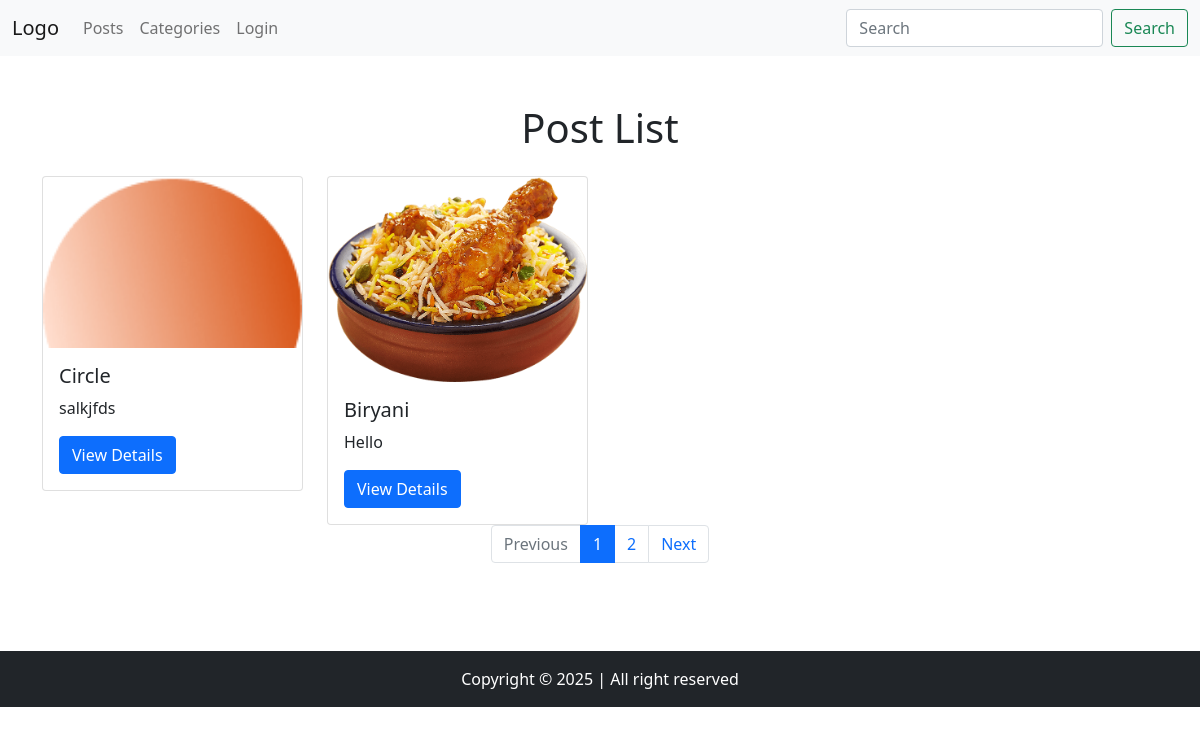
The page / on the database its author committed.
### app/models.py (models this page shows)
class PostModel(models.Model):
    title = models.CharField(max_length=50)
    description = models.TextField()
    image = models.ImageField(null=True, upload_to="posts/")
    category = models.ForeignKey(CategoryModel, on_delete=models.CASCADE, null=True)
    viewer = models.IntegerField(default=0)
    created_at = models.DateTimeField(auto_now_add=True)
    updated_at = models.DateTimeField(auto_now=True)

### app/views.py (the view)
# urls.py: path("", views.index),
def index(request):
    search = request.GET.get("search")
    posts = PostModel.objects.all()
    if search:
        posts = posts.filter(
            Q(title__icontains=search)
            | Q(description__icontains=search)
            | Q(category__name__icontains=search)
        )
    paginator = Paginator(posts, 2)
    page_number = request.GET.get("page")
    page_obj = paginator.get_page(page_number)
    context = {"posts": page_obj}
    return render(request, "index.html", context)

### templates/index.html (shortened to what this page needs)
{% extends 'components/base.html' %}
{% block body %}
<h1 class="text-center">Post List</h1>
<div class="row">
    {% for post in posts %}
    <div class="col-12 col-md-6 col-lg-4 col-xl-3 mt-3">
        <div class="card">
            <img src="{{ post.image.url }}" class="card-img-top" alt="{{ post.title }}">
            <div class="card-body">
                <h5 class="card-title">{{ post.title }}</h5>
                <p class="card-text">{{ post.description }}</p>
                <a href="/post/detail/{{ post.id }}/" class="btn btn-primary">View Details</a>
            </div>
        </div>
    </div>
    {% endfor %}
</div>
{% if posts.has_other_pages %}
<div style="display: flex; justify-content: center;">
    <nav aria-label="Topics pagination" class="mb-4">
        <ul class="pagination">
            {% if posts.has_previous %}
            <li class="page-item">
                <a class="page-link" href="?page={{ posts.previous_page_number }}">Previous</a>
            </li>
            {% else %}
            <li class="page-item disabled">
                <span class="page-link">Previous</span>
            </li>
            {% endif %}
            {% for page_num in posts.paginator.page_range %} {% if posts.number == page_num %}
            <li class="page-item active">
                <span class="page-link">
                    {{ page_num }}
                </span>
            </li>
            {% else %}
            <li class="page-item">
                <a class="page-link" href="?page={{ page_num }}">{{ page_num }}</a>
            </li>
            {% endif %}
            {% endfor %}
            {% if posts.has_next %}
            <li class="page-item">
                <a class="page-link" href="?page={{ posts.next_page_number }}">Next</a>
            </li>
            {% else %}
            <li class="page-item disabled">
                <span class="page-link">Next</span>
            </li>
            {% endif %}
        </ul>
    </nav>
</div>
{% endif %}
{% endblock %}

### rows shown on the page
PostModel: image (picture), title "Circle", description "salkjfds"
PostModel: image (picture), title "Biryani", description "Hello"

### other values the page prints
{{ page_num }} "1"
{{ page_num }} "2"
